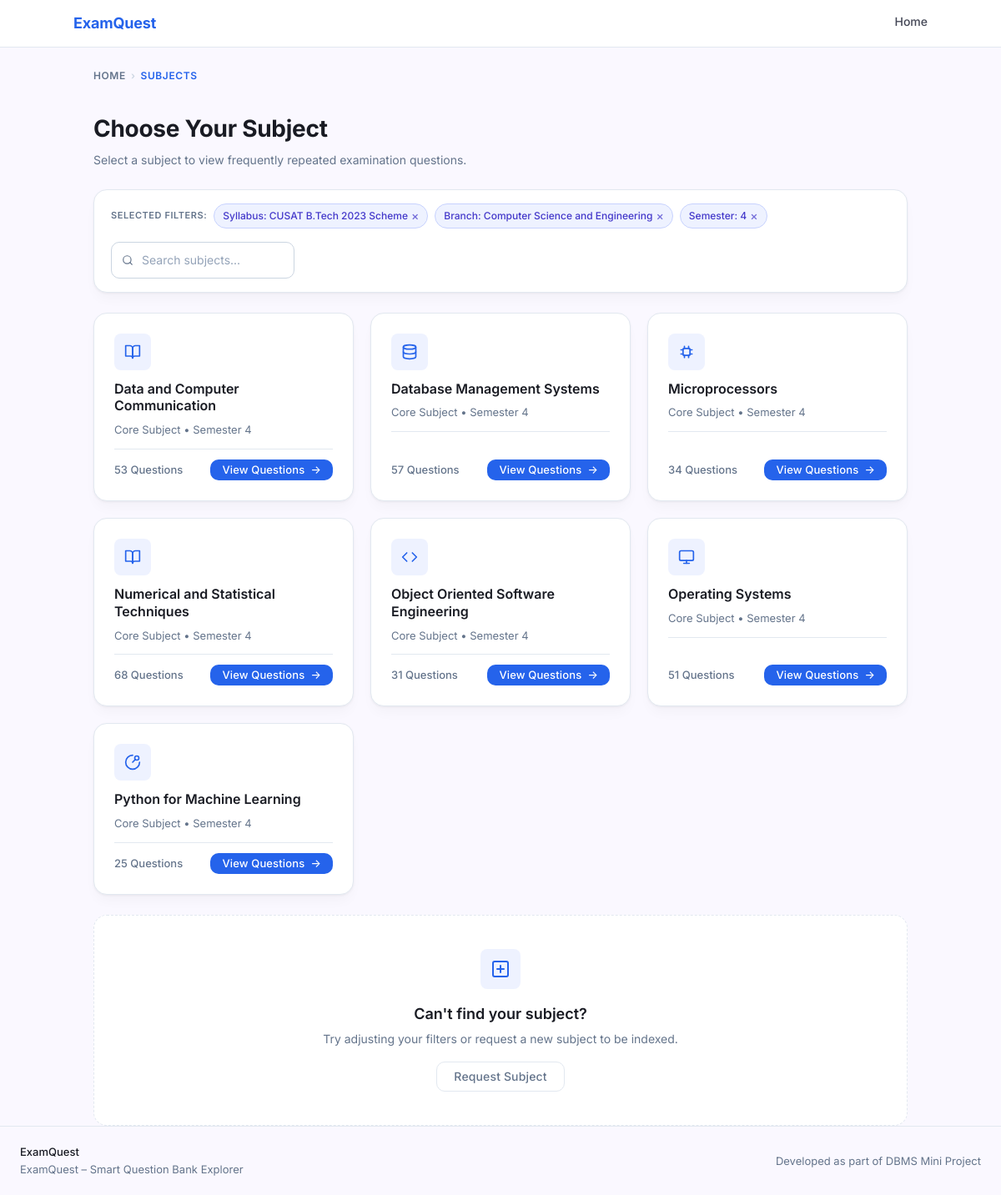
Page /subject.php?syllabus_id=1&branch_id=2&semester=4 on the committed database.
### tables this page shows
CREATE TABLE syllabus (
    syllabus_id     INT AUTO_INCREMENT PRIMARY KEY,
    regulation_year VARCHAR(100) NOT NULL
);

CREATE TABLE branch (
    branch_id   INT AUTO_INCREMENT PRIMARY KEY,
    branch_name VARCHAR(100) NOT NULL
);

CREATE TABLE subject (
    subject_id   INT AUTO_INCREMENT PRIMARY KEY,
    subject_name VARCHAR(200) NOT NULL,
    semester     VARCHAR(10)  NOT NULL,
    subject_type VARCHAR(50)  NOT NULL DEFAULT 'Core Subject',
    syllabus_id  INT NOT NULL,
    branch_id    INT NOT NULL,
    UNIQUE KEY uq_subject (subject_name(150), semester, syllabus_id, branch_id),
    FOREIGN KEY (syllabus_id) REFERENCES syllabus(syllabus_id) ON DELETE CASCADE,
    FOREIGN KEY (branch_id)   REFERENCES branch(branch_id)     ON DELETE CASCADE
);

### subject.php (the view, shortened to what this page needs)
<?php
require_once 'db.php';
$syllabus_id = intval($_GET['syllabus_id'] ?? 0);
$branch_id   = intval($_GET['branch_id']   ?? 0);
$semester    = trim($_GET['semester']       ?? '');
$stmt = $conn->prepare('SELECT regulation_year FROM syllabus WHERE syllabus_id = ?');
$stmt->bind_param('i', $syllabus_id);
$stmt->execute();
$syllabus_label = $stmt->get_result()->fetch_assoc()['regulation_year'] ?? 'Unknown';
$stmt = $conn->prepare('SELECT branch_name FROM branch WHERE branch_id = ?');
$stmt->bind_param('i', $branch_id);
$stmt->execute();
$branch_label = $stmt->get_result()->fetch_assoc()['branch_name'] ?? 'Unknown';
$stmt = $conn->prepare('
    SELECT s.subject_id, s.subject_name, s.semester, s.subject_type,
           COUNT(q.question_id) AS question_count
    FROM subject s
    LEFT JOIN questions q ON q.subject_id = s.subject_id
    WHERE s.syllabus_id = ? AND s.branch_id = ? AND s.semester = ?
    GROUP BY s.subject_id
    ORDER BY s.subject_name ASC
');
$stmt->bind_param('iis', $syllabus_id, $branch_id, $semester);
$stmt->execute();
$subjects_result = $stmt->get_result();
$subjects = [];
while ($row = $subjects_result->fetch_assoc()) {
    $subjects[] = $row;
}
function getSubjectIconSvg(string $name): string {
    $n = strtolower($name);
    if (str_contains($n, 'database') || str_contains($n, 'dbms')) {
        return '<svg xmlns="http://www.w3.org/2000/svg" viewBox="0 0 24 24" fill="none" stroke="currentColor" stroke-width="2" stroke-linecap="round" stroke-linejoin="round"><ellipse cx="12" cy="5" rx="9" ry="3"/><path d="M21 12c0 1.66-4 3-9 3s-9-1.34-9-3"/><path d="M3 5v14c0 1.66 4 3 9 3s9-1.34 9-3V5"/></svg>';
    }
    if (str_contains($n, 'operating') || str_contains($n, 'os')) {
        return '<svg xmlns="http://www.w3.org/2000/svg" viewBox="0 0 24 24" fill="none" stroke="currentColor" stroke-width="2" stroke-linecap="round" stroke-linejoin="round"><rect x="2" y="3" width="20" height="14" rx="2" ry="2"/><line x1="8" y1="21" x2="16" y2="21"/><line x1="12" y1="17" x2="12" y2="21"/></svg>';
    }
    if (str_contains($n, 'machine learning') || str_contains($n, 'artificial') || str_contains($n, 'ai')) {
        return '<svg xmlns="http://www.w3.org/2000/svg" viewBox="0 0 24 24" fill="none" stroke="currentColor" stroke-width="2" stroke-linecap="round" stroke-linejoin="round"><path d="M12 2a10 10 0 1 0 10 10"/><path d="M12 12l4-4"/><circle cx="18" cy="6" r="3"/></svg>';
    }
    if (str_contains($n, 'software')) {
        return '<svg xmlns="http://www.w3.org/2000/svg" viewBox="0 0 24 24" fill="none" stroke="currentColor" stroke-width="2" stroke-linecap="round" stroke-linejoin="round"><polyline points="16 18 22 12 16 6"/><polyline points="8 6 2 12 8 18"/></svg>';
    }
    if (str_contains($n, 'micro') || str_contains($n, 'embedded') || str_contains($n, 'vlsi')) {
        return '<svg xmlns="http://www.w3.org/2000/svg" viewBox="0 0 24 24" fill="none" stroke="currentColor" stroke-width="2" stroke-linecap="round" stroke-linejoin="round"><rect x="7" y="7" width="10" height="10" rx="1"/><path d="M9 7V4M15 7V4M9 20v-3M15 20v-3M4 9H7M4 15H7M17 9h3M17 15h3"/></svg>';
    }
    return '<svg xmlns="http://www.w3.org/2000/svg" viewBox="0 0 24 24" fill="none" stroke="currentColor" stroke-width="2" stroke-linecap="round" stroke-linejoin="round"><path d="M2 3h6a4 4 0 0 1 4 4v14a3 3 0 0 0-3-3H2z"/><path d="M22 3h-6a4 4 0 0 0-4 4v14a3 3 0 0 1 3-3h7z"/></svg>';
}
?>
<!DOCTYPE html>
<html lang="en">
<head>
    <link rel="stylesheet" href="style.css">
</head>
<body>
<nav class="nav">
    <div class="nav__inner">
        <a href="index.php" class="nav__brand">ExamQuest</a>
        <div class="nav__links">
            <a href="index.php">Home</a>
        </div>
    </div>
</nav>
<main>
    <div class="container">
        <nav class="breadcrumb" aria-label="Breadcrumb">
            <a href="index.php">Home</a>
            <span class="breadcrumb__sep">›</span>
            <span class="breadcrumb__current">Subjects</span>
        </nav>
        <div class="subjects-header">
            <h1>Choose Your Subject</h1>
            <p>Select a subject to view frequently repeated examination questions.</p>
        </div>
        <div class="card filter-bar" style="padding:16px 20px;">
            <div class="filter-bar__left">
                <span class="filter-bar__label">Selected Filters:</span>
                <span class="chip">
                    Syllabus: <?= htmlspecialchars($syllabus_label, ENT_QUOTES, 'UTF-8') ?>
                    <a href="index.php" title="Change syllabus">×</a>
                </span>
                <span class="chip">
                    Branch: <?= htmlspecialchars($branch_label, ENT_QUOTES, 'UTF-8') ?>
                    <a href="index.php" title="Change branch">×</a>
                </span>
                <span class="chip">
                    Semester: <?= htmlspecialchars($semester, ENT_QUOTES, 'UTF-8') ?>
                    <a href="index.php" title="Change semester">×</a>
                </span>
            </div>
            <div class="filter-bar__right">
                <input type="text"
                       id="subjectSearch"
                       class="input input--search"
                       placeholder="Search subjects..."
                       style="width:220px;"
                       aria-label="Search subjects">
            </div>
        </div>
        <?php if (empty($subjects)): ?>
        <div style="text-align:center;padding:60px 24px;color:var(--color-secondary-text);">
            <p style="font-size:16px;margin-bottom:8px;">No subjects available for the selected filters.</p>
            <p style="font-size:14px;">Try going back and selecting a different combination.</p>
            <a href="index.php" class="btn btn--primary" style="margin-top:16px;">← Back to Home</a>
        </div>
        <?php else: ?>
        <div class="subject-grid" id="subjectGrid">
            <?php foreach ($subjects as $subj): ?>
            <div class="card subject-card" data-name="<?= htmlspecialchars(strtolower($subj['subject_name']), ENT_QUOTES, 'UTF-8') ?>">
                <div class="subject-card__icon">
                    <?= getSubjectIconSvg($subj['subject_name']) ?>
                </div>
                <h3 class="subject-card__name"><?= htmlspecialchars($subj['subject_name'], ENT_QUOTES, 'UTF-8') ?></h3>
                <p class="subject-card__meta">
                    <?= htmlspecialchars($subj['subject_type'], ENT_QUOTES, 'UTF-8') ?>
                    &bull; Semester <?= htmlspecialchars($subj['semester'], ENT_QUOTES, 'UTF-8') ?>
                </p>
                <div class="subject-card__divider"></div>
                <div class="subject-card__footer">
                    <span class="subject-card__count"><?= intval($subj['question_count']) ?> Questions</span>
                    <a href="questions.php?subject_id=<?= $subj['subject_id'] ?>&syllabus_id=<?= $syllabus_id ?>&branch_id=<?= $branch_id ?>&semester=<?= urlencode($semester) ?>"
                       class="btn btn--primary btn--sm">
                        View Questions &nbsp;→
                    </a>
                </div>
            </div>
            <?php endforeach; ?>
        </div>
        <?php endif; ?>
        <div class="card card--dashed empty-state">
            <div class="empty-state__icon">
                <svg xmlns="http://www.w3.org/2000/svg" viewBox="0 0 24 24" fill="none" stroke="currentColor" stroke-width="2" stroke-linecap="round" stroke-linejoin="round"><rect x="3" y="3" width="18" height="18" rx="2"/><line x1="12" y1="8" x2="12" y2="16"/><line x1="8" y1="12" x2="16" y2="12"/></svg>
            </div>
            <h3>Can't find your subject?</h3>
            <p>Try adjusting your filters or request a new subject to be indexed.</p>
            <a href="index.php" class="btn btn--outline">Request Subject</a>
        </div>
    </div>
</main>
<footer class="footer">
    <div>
        <div class="footer__brand">ExamQuest</div>
        <div class="footer__tagline">ExamQuest – Smart Question Bank Explorer</div>
    </div>
    <div class="footer__tagline">Developed as part of DBMS Mini Project</div>
</footer>
</body>
</html>

### rows in the picture
syllabus: regulation_year "CUSAT B.Tech 2023 Scheme"
branch: branch_name "Computer Science and Engineering"
subject: subject_name "Data and Computer Communication", subject_type "Core Subject", semester "4", question_count "53"
subject: subject_name "Database Management Systems", subject_type "Core Subject", semester "4", question_count "57"
subject: subject_name "Microprocessors", subject_type "Core Subject", semester "4", question_count "34"
subject: subject_name "Numerical and Statistical Techniques", subject_type "Core Subject", semester "4", question_count "68"
subject: subject_name "Object Oriented Software Engineering", subject_type "Core Subject", semester "4", question_count "31"
subject: subject_name "Operating Systems", subject_type "Core Subject", semester "4", question_count "51"
subject: subject_name "Python for Machine Learning", subject_type "Core Subject", semester "4", question_count "25"

### other values in the picture
$semester "4"
